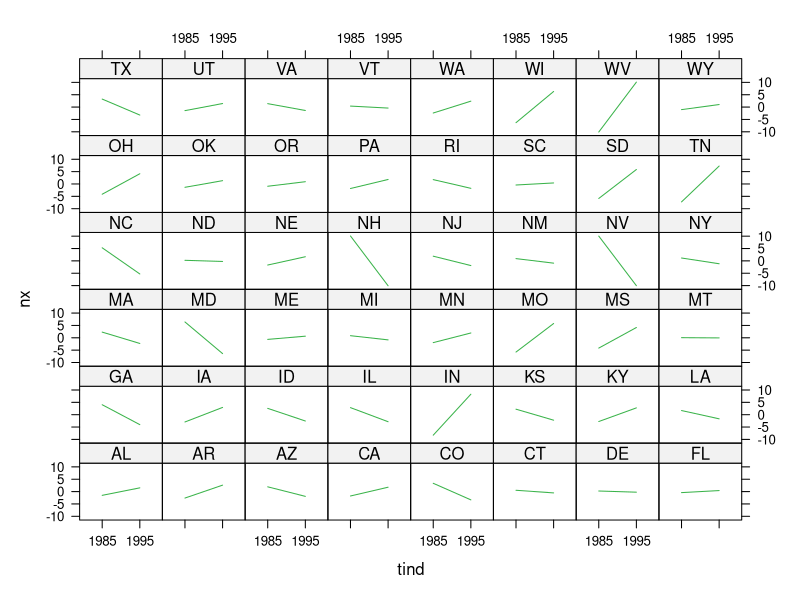

Generate this figure with R:
#install.packages("AER")
#install.packages("plm")
library("AER")
library("plm") #panel linear models     


data("CigarettesSW")
str(CigarettesSW)

#pdata.frame transforma os dados em dados em painel
cigarros.p <- pdata.frame(CigarettesSW, index = c("state", "year"))
str(cigarros.p)

reg <- plm(packs ~ income + price, data = cigarros.p, model = "within")
summary(reg)

#plotando os resíduos with color red
plot(reg$residuals, col = "#3ab34a")
